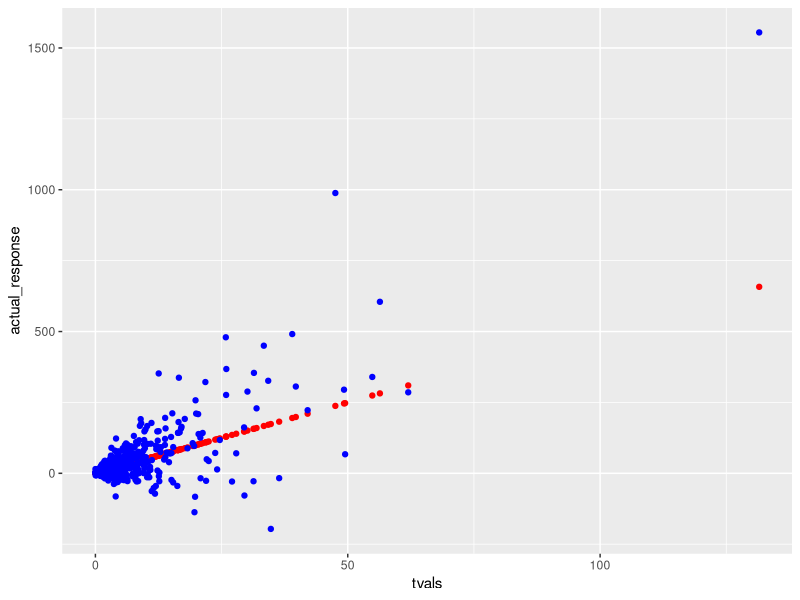

This figure's R source: (Note: this script raises an error after producing the figure.)
set.seed(2)
n=2000
p=20
X = matrix(rnorm(n * p), n, p)
eps<-rnorm(n)
nu<-rnorm(n)
alpha<-1
t<-exp(X[,1]*alpha+nu)

for(i in 1:p){
  for(j in 1:p){
    X<-cbind(X,X[,i]*X[,j])  
  }
}

for(i in 1:p){
    X<-cbind(X,X[,i]*t)  
}

X<-cbind(X,t)

coef<-dim(X)[2]

#Setting equal to zero:
indexzero<-sample(1:p^2)[1:floor(0.5*p^2)]

beta<-rnorm(coef)
beta[coef]<-5

beta[indexzero]=0

Y= X%*%beta + eps






t2<-round(t,digits = 2)

tvals<-sort(unique(t2))
condmean<-rep(0,length(tvals))

for(i in 1:length(tvals)){
  condmean[i]<-mean(Y[t2==tvals[i]])
}

actual_response<-beta[coef]*tvals


library(ggplot2)

ggplot()+geom_point(aes(x=tvals,y=actual_response),col="red")+geom_point(aes(x=tvals,y=condmean),col="blue")



lasso.model<-cv.glmnet(X,Y)

condmeanLassoY<-rep(0,length(tvals))

for(i in 1:length(tvals)){
  treatmentvec<-rep(tvals[i],length(t))
  Xpred<-X[,1:(p^2+p)]
  for(j in 1:p){
    Xpred<-cbind(Xpred,Xpred[,j]*treatmentvec)  
  }
  
  Xpred<-cbind(Xpred,t)
  LassoYpred<-predict.cv.glmnet(lasso.model,newx=Xpred)
  condmeanLassoY[i]<-mean(LassoYpred)
}


ggplot()+geom_point(aes(x=tvals,y=actual_response),col="red")+geom_point(aes(x=tvals,y=condmeanLassoY),col="yellow")



ridge.model<-cv.glmnet(X,Y,alpha=0)

condmeanRidge<-rep(0,length(tvals))

for(i in 1:length(tvals)){
  treatmentvec<-rep(tvals[i],length(t))
  Xpred<-X[,1:(p+p^2)]
  for(j in 1:p){
    Xpred<-cbind(Xpred,Xpred[,j]*treatmentvec)  
  }

  Xpred<-cbind(Xpred,t)
  RidgeYpred<-predict.cv.glmnet(ridge.model,newx=Xpred)
  condmeanRidge[i]<-mean(RidgeYpred)
}


ggplot()+geom_point(aes(x=tvals,y=actual_response),col="red")+geom_point(aes(x=tvals,y=condmeanRidge),col="green")+geom_point(aes(x=tvals,y=condmeanLassoY),col="yellow")+coord_cartesian(xlim = c(0,30))


meanVector<-X[,1]*alpha
propensities<-rep(0,length(t))
for(j in 1:length(t)){
  mu<-meanVector[j]
  propensities[j]<- dnorm(log(t[j])-mu)/t[j]
}
densityofT<- exp(-t^2/(2*alpha^2+2))/(sqrt(2*pi)*sqrt(alpha^2+1))
Y.star<-Y*densityofT/propensities


treemodel<-rpart(Y.star[propensities>0.05]~t[propensities>0.05],cp=0.005)

preds.tree.2<-(predict(treemodel))
num_leaves <- length(unique(preds.tree.2))
testframe=data.frame(Y=Y.star[propensities>0.05],X=X[propensities>0.05,],t=t[propensities>0.05])
testframe$leaf <- factor(preds.tree.2, labels = seq(num_leaves))



classes<-treemodel$where
classtest<-testframe$leaf
dataclasses=data.frame(c=classes,X[propensities>0.05,(1:(coef-1))])
classpred<-multinom(as.factor(c)~.,dataclasses,MaxNWts =10000000)
if(num_leaves>2){
  propscores<-as.vector(apply(predict(classpred,newdata=data.frame(X[propensities>0.05,(1:(coef-1))]),type="probs"), 1, max))  
  predsdiscrete=rep(0,length(t[propensities>0.05]))
  for(c in unique(classtest)){
    predsdiscrete[classtest==c]=sum(testframe$Y[classtest==c]/propscores[classtest==c])/sum((1/propscores)[classtest==c])
  }
}else{
  propscores<-as.vector(predict(classpred,newdata=data.frame(X[,(1:(coef-1))]),type="probs"))
  base<-unique(testframe$leaf)[1]
  treats<-testframe$leaf
  propscores[treats==base]<-(1-propscores[treats==base])
  predsdiscrete=rep(0,length(t[propensities>0.05]))
  for(c in unique(classtest)){
    predsdiscrete[classtest==c]=sum(testframe$Y[classtest==c]/propscores[classtest==c])/sum((1/propscores)[classtest==c])
  }
}


ggplot()+geom_point(aes(x=tvals,y=actual_response),col="red")+geom_point(aes(x=tvals,y=condmeanRidge),col="green")+geom_point(aes(x=tvals,y=condmeanLassoY),col="yellow")+geom_point(aes(x=t[propensities>0.05],y=predsdiscrete),col="orange")+coord_cartesian(xlim = c(0,30))




ggplot()+geom_point(aes(x=t[propensities>0.05],y=preds.tree.2),col="red")+geom_point(aes(x=tvals,y=condmeanLassoY),col="blue")+geom_point(aes(x=tvals,y=actual_response),col="yellow")+coord_cartesian(ylim = c(0,100),xlim = c(0,10))



Y.star<-Y

datatrain<-data.frame(Y.star=Y.star,t=t,p=propensities,tsq=t^2,psq=propensities^2,int=t*p)
linmodel<-lm(Y.star~.,data=datatrain)

predsoutcome<-data.frame(t=t,pred=0)
for( treat in t){
  datapredict<-data.frame(Y.star=Y.star,t=treat,p=propensities,tsq=treat^2,psq=propensities^2,int=treat*propensities)
  preds.lm<-(predict(linmodel,newdata=datapredict))
  predsoutcome[predsoutcome$t==treat,]$pred<-mean(preds.lm)
  
}



ggplot()+geom_point(aes(x=predsoutcome$t,y=predsoutcome$pred),col="green")+geom_point(aes(x=t[propensities>0.05],y=preds.tree.2),col="red")+geom_point(aes(x=tvals,y=condmeanLassoY),col="blue")+geom_point(aes(x=tvals,y=actual_response),col="yellow")+coord_cartesian(ylim = c(0,100),xlim = c(0,10))





